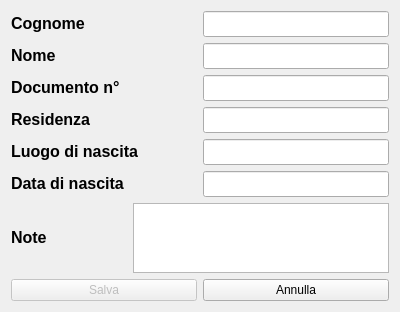
<?xml version="1.0" encoding="UTF-8"?>
<ui version="4.0">
 <class>sec_dialog</class>
 <widget class="QDialog" name="sec_dialog">
  <property name="geometry">
   <rect>
    <x>0</x>
    <y>0</y>
    <width>400</width>
    <height>300</height>
   </rect>
  </property>
  <property name="windowTitle">
   <string>Dialog</string>
  </property>
  <layout class="QHBoxLayout" name="horizontalLayout_9">
   <item>
    <layout class="QVBoxLayout" name="verticalLayout_2">
     <item>
      <layout class="QHBoxLayout" name="horizontalLayout_7">
       <item>
        <widget class="QLabel" name="label">
         <property name="sizePolicy">
          <sizepolicy hsizetype="MinimumExpanding" vsizetype="Fixed">
           <horstretch>0</horstretch>
           <verstretch>0</verstretch>
          </sizepolicy>
         </property>
         <property name="font">
          <font>
           <pointsize>12</pointsize>
           <weight>75</weight>
           <bold>true</bold>
          </font>
         </property>
         <property name="text">
          <string>Cognome</string>
         </property>
        </widget>
       </item>
       <item>
        <widget class="QLineEdit" name="lineEdit_cognome">
         <property name="font">
          <font>
           <pointsize>11</pointsize>
          </font>
         </property>
        </widget>
       </item>
      </layout>
     </item>
     <item>
      <layout class="QHBoxLayout" name="horizontalLayout_6">
       <item>
        <widget class="QLabel" name="label_2">
         <property name="sizePolicy">
          <sizepolicy hsizetype="MinimumExpanding" vsizetype="Fixed">
           <horstretch>0</horstretch>
           <verstretch>0</verstretch>
          </sizepolicy>
         </property>
         <property name="font">
          <font>
           <pointsize>12</pointsize>
           <weight>75</weight>
           <bold>true</bold>
          </font>
         </property>
         <property name="text">
          <string>Nome</string>
         </property>
        </widget>
       </item>
       <item>
        <widget class="QLineEdit" name="lineEdit_nome">
         <property name="font">
          <font>
           <pointsize>11</pointsize>
          </font>
         </property>
        </widget>
       </item>
      </layout>
     </item>
     <item>
      <layout class="QHBoxLayout" name="horizontalLayout_5">
       <item>
        <widget class="QLabel" name="label_3">
         <property name="sizePolicy">
          <sizepolicy hsizetype="MinimumExpanding" vsizetype="Fixed">
           <horstretch>0</horstretch>
           <verstretch>0</verstretch>
          </sizepolicy>
         </property>
         <property name="font">
          <font>
           <pointsize>12</pointsize>
           <weight>75</weight>
           <bold>true</bold>
          </font>
         </property>
         <property name="text">
          <string>Documento n°</string>
         </property>
        </widget>
       </item>
       <item>
        <widget class="QLineEdit" name="lineEdit_documento">
         <property name="font">
          <font>
           <pointsize>11</pointsize>
          </font>
         </property>
        </widget>
       </item>
      </layout>
     </item>
     <item>
      <layout class="QHBoxLayout" name="horizontalLayout_4">
       <item>
        <widget class="QLabel" name="label_4">
         <property name="sizePolicy">
          <sizepolicy hsizetype="MinimumExpanding" vsizetype="Fixed">
           <horstretch>0</horstretch>
           <verstretch>0</verstretch>
          </sizepolicy>
         </property>
         <property name="font">
          <font>
           <pointsize>12</pointsize>
           <weight>75</weight>
           <bold>true</bold>
          </font>
         </property>
         <property name="text">
          <string>Residenza</string>
         </property>
        </widget>
       </item>
       <item>
        <widget class="QLineEdit" name="lineEdit_residenza">
         <property name="font">
          <font>
           <pointsize>11</pointsize>
          </font>
         </property>
        </widget>
       </item>
      </layout>
     </item>
     <item>
      <layout class="QHBoxLayout" name="horizontalLayout_3">
       <item>
        <widget class="QLabel" name="label_5">
         <property name="sizePolicy">
          <sizepolicy hsizetype="MinimumExpanding" vsizetype="Fixed">
           <horstretch>0</horstretch>
           <verstretch>0</verstretch>
          </sizepolicy>
         </property>
         <property name="font">
          <font>
           <pointsize>12</pointsize>
           <weight>75</weight>
           <bold>true</bold>
          </font>
         </property>
         <property name="text">
          <string>Luogo di nascita</string>
         </property>
        </widget>
       </item>
       <item>
        <widget class="QLineEdit" name="lineEdit_luogo">
         <property name="font">
          <font>
           <pointsize>11</pointsize>
          </font>
         </property>
        </widget>
       </item>
      </layout>
     </item>
     <item>
      <layout class="QHBoxLayout" name="horizontalLayout_2">
       <item>
        <widget class="QLabel" name="label_6">
         <property name="sizePolicy">
          <sizepolicy hsizetype="MinimumExpanding" vsizetype="Fixed">
           <horstretch>0</horstretch>
           <verstretch>0</verstretch>
          </sizepolicy>
         </property>
         <property name="font">
          <font>
           <pointsize>12</pointsize>
           <weight>75</weight>
           <bold>true</bold>
          </font>
         </property>
         <property name="text">
          <string>Data di nascita</string>
         </property>
        </widget>
       </item>
       <item>
        <widget class="QLineEdit" name="lineEdit_data">
         <property name="font">
          <font>
           <pointsize>11</pointsize>
          </font>
         </property>
        </widget>
       </item>
      </layout>
     </item>
     <item>
      <layout class="QHBoxLayout" name="horizontalLayout">
       <item>
        <widget class="QLabel" name="label_7">
         <property name="sizePolicy">
          <sizepolicy hsizetype="MinimumExpanding" vsizetype="Fixed">
           <horstretch>0</horstretch>
           <verstretch>0</verstretch>
          </sizepolicy>
         </property>
         <property name="font">
          <font>
           <pointsize>12</pointsize>
           <weight>75</weight>
           <bold>true</bold>
          </font>
         </property>
         <property name="text">
          <string>Note</string>
         </property>
        </widget>
       </item>
       <item>
        <widget class="QTextEdit" name="textEdit_note">
         <property name="font">
          <font>
           <pointsize>11</pointsize>
          </font>
         </property>
        </widget>
       </item>
      </layout>
     </item>
     <item>
      <layout class="QHBoxLayout" name="horizontalLayout_8">
       <item>
        <widget class="QPushButton" name="pushButton_salva">
         <property name="enabled">
          <bool>false</bool>
         </property>
         <property name="text">
          <string>Salva</string>
         </property>
         <property name="flat">
          <bool>false</bool>
         </property>
        </widget>
       </item>
       <item>
        <widget class="QPushButton" name="pushButton_annulla">
         <property name="enabled">
          <bool>true</bool>
         </property>
         <property name="text">
          <string>Annulla</string>
         </property>
         <property name="flat">
          <bool>false</bool>
         </property>
        </widget>
       </item>
      </layout>
     </item>
    </layout>
   </item>
  </layout>
 </widget>
 <resources/>
 <connections/>
</ui>
